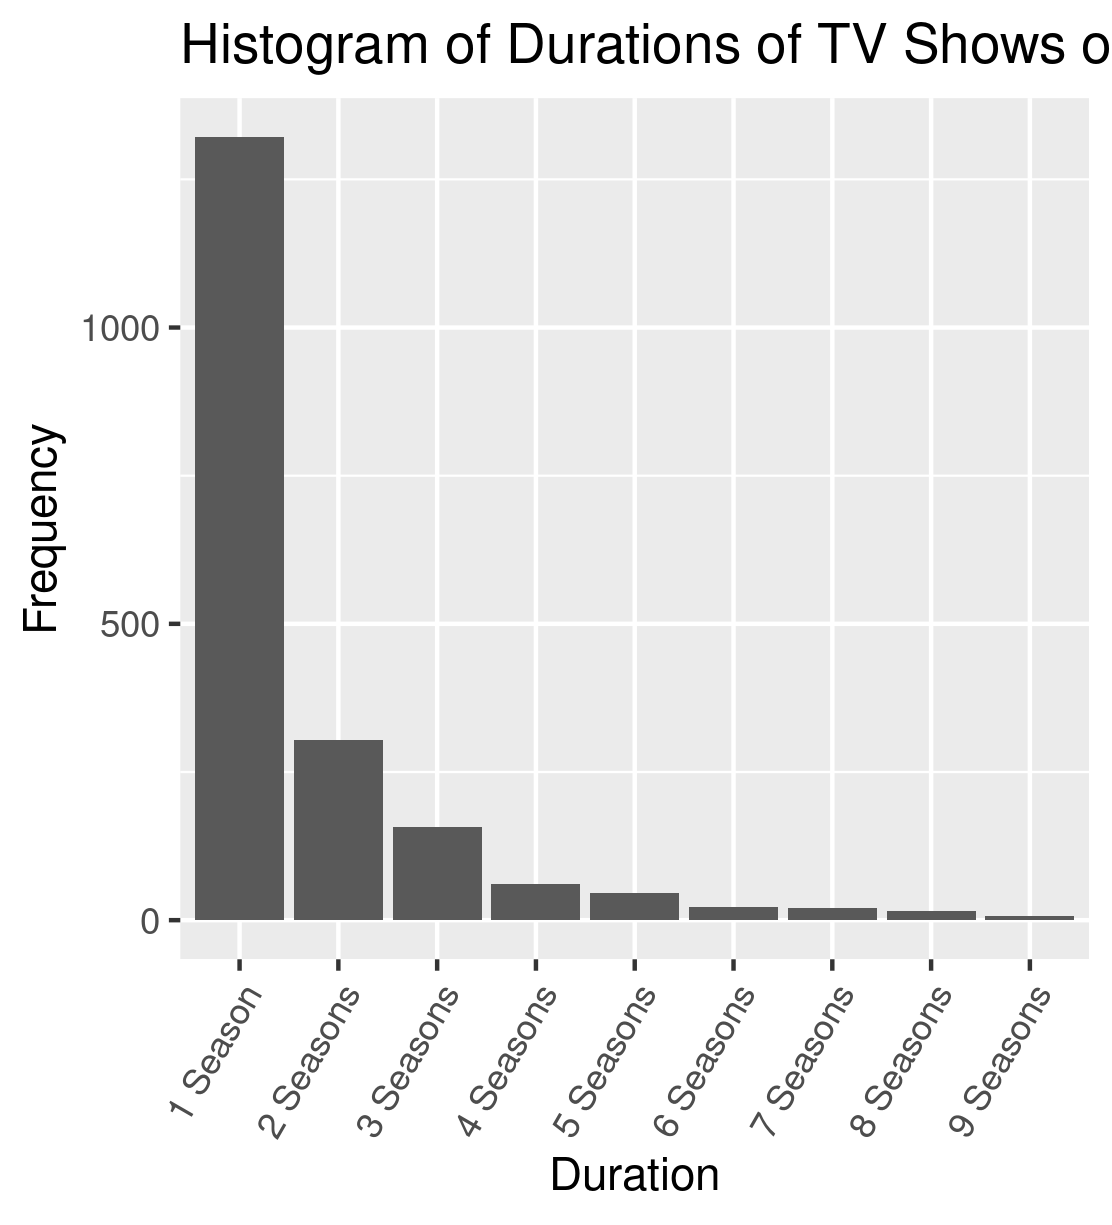

Here is the R script that generated this plot:
library(tidyverse)

g <- netflix %>% 
  filter(type == "TV Show" & ! is.na(duration) & as.numeric(substr(duration, 1, 2)) < 10) %>% 
  ggplot(data = .) +
  geom_bar(aes(as.factor(duration)), stat = "count") +
  labs(title = "Histogram of Durations of TV Shows on Netflix",
       x = "Duration",
       y = "Frequency") +
  theme(axis.text.x = element_text(angle = 60, hjust = 1))

aspect_ratio <- 4
height <- 7
ggsave("image2.png", g, height = 7 , width = 7 * aspect_ratio)
